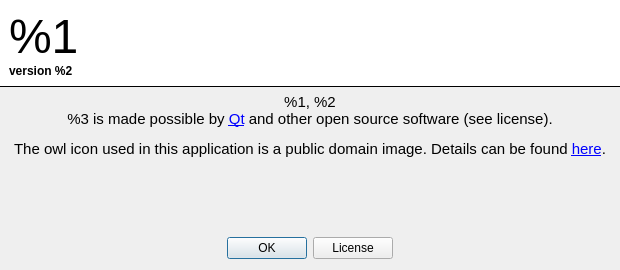
<?xml version="1.0" encoding="UTF-8"?>
<ui version="4.0">
 <class>AboutDialog</class>
 <widget class="QDialog" name="AboutDialog">
  <property name="geometry">
   <rect>
    <x>0</x>
    <y>0</y>
    <width>620</width>
    <height>270</height>
   </rect>
  </property>
  <property name="windowTitle">
   <string>About %1</string>
  </property>
  <layout class="QVBoxLayout" name="verticalLayout">
   <property name="leftMargin">
    <number>0</number>
   </property>
   <property name="topMargin">
    <number>0</number>
   </property>
   <property name="rightMargin">
    <number>0</number>
   </property>
   <item>
    <widget class="QWidget" name="widget" native="true">
     <property name="styleSheet">
      <string notr="true">background-color: rgb(255, 255, 255);
border-bottom: 1px solid #000;</string>
     </property>
     <layout class="QHBoxLayout" name="horizontalLayout">
      <item>
       <widget class="QLabel" name="labelApplication">
        <property name="styleSheet">
         <string notr="true">border: 0;</string>
        </property>
        <property name="text">
         <string>&lt;span style=&quot;font-size:36pt;&quot;&gt;%1&lt;/span&gt;&lt;br /&gt;
&lt;span style=&quot;font-size:9pt;&quot;&gt;&lt;b&gt;version %2&lt;/b&gt;&lt;/span&gt;</string>
        </property>
        <property name="alignment">
         <set>Qt::AlignLeading|Qt::AlignLeft|Qt::AlignTop</set>
        </property>
       </widget>
      </item>
      <item>
       <spacer name="horizontalSpacer">
        <property name="orientation">
         <enum>Qt::Horizontal</enum>
        </property>
        <property name="sizeHint" stdset="0">
         <size>
          <width>141</width>
          <height>20</height>
         </size>
        </property>
       </spacer>
      </item>
      <item>
       <widget class="QLabel" name="labelIcon">
        <property name="maximumSize">
         <size>
          <width>137</width>
          <height>134</height>
         </size>
        </property>
        <property name="styleSheet">
         <string notr="true">border: 0;</string>
        </property>
        <property name="pixmap">
         <pixmap resource="resources.qrc">:/main/res/app.svg</pixmap>
        </property>
        <property name="scaledContents">
         <bool>true</bool>
        </property>
       </widget>
      </item>
     </layout>
    </widget>
   </item>
   <item>
    <widget class="QLabel" name="labelInfo">
     <property name="text">
      <string>&lt;p align=&quot;center&quot; style=&quot;font-size:11pt;&quot;&gt;%1, %2&lt;br /&gt;%3 is made possible by &lt;a href=&quot;http://qt.nokia.com/&quot;&gt;Qt&lt;/a&gt; and other open source software (see license).&lt;/p&gt;
&lt;p align=&quot;center&quot; style=&quot;font-size:11pt;&quot;&gt;The owl icon used in this application is a public domain image. Details can be found &lt;a href=&quot;http://www.openclipart.org/detail/17566&quot;&gt;here&lt;/a&gt;.&lt;/p&gt;</string>
     </property>
     <property name="openExternalLinks">
      <bool>true</bool>
     </property>
    </widget>
   </item>
   <item>
    <spacer name="verticalSpacer">
     <property name="orientation">
      <enum>Qt::Vertical</enum>
     </property>
     <property name="sizeHint" stdset="0">
      <size>
       <width>20</width>
       <height>40</height>
      </size>
     </property>
    </spacer>
   </item>
   <item>
    <layout class="QHBoxLayout" name="horizontalLayout_2">
     <item>
      <spacer name="horizontalSpacer_2">
       <property name="orientation">
        <enum>Qt::Horizontal</enum>
       </property>
       <property name="sizeHint" stdset="0">
        <size>
         <width>40</width>
         <height>20</height>
        </size>
       </property>
      </spacer>
     </item>
     <item>
      <widget class="QPushButton" name="okPushButton">
       <property name="text">
        <string>OK</string>
       </property>
      </widget>
     </item>
     <item>
      <widget class="QPushButton" name="licensePushButton">
       <property name="text">
        <string>License</string>
       </property>
      </widget>
     </item>
     <item>
      <spacer name="horizontalSpacer_3">
       <property name="orientation">
        <enum>Qt::Horizontal</enum>
       </property>
       <property name="sizeHint" stdset="0">
        <size>
         <width>40</width>
         <height>20</height>
        </size>
       </property>
      </spacer>
     </item>
    </layout>
   </item>
  </layout>
 </widget>
 <tabstops>
  <tabstop>okPushButton</tabstop>
  <tabstop>licensePushButton</tabstop>
 </tabstops>
 <resources>
  <include location="resources.qrc"/>
 </resources>
 <connections>
  <connection>
   <sender>okPushButton</sender>
   <signal>clicked()</signal>
   <receiver>AboutDialog</receiver>
   <slot>accept()</slot>
   <hints>
    <hint type="sourcelabel">
     <x>270</x>
     <y>250</y>
    </hint>
    <hint type="destinationlabel">
     <x>266</x>
     <y>313</y>
    </hint>
   </hints>
  </connection>
  <connection>
   <sender>licensePushButton</sender>
   <signal>clicked()</signal>
   <receiver>AboutDialog</receiver>
   <slot>displayLicenseDialog()</slot>
   <hints>
    <hint type="sourcelabel">
     <x>350</x>
     <y>250</y>
    </hint>
    <hint type="destinationlabel">
     <x>347</x>
     <y>334</y>
    </hint>
   </hints>
  </connection>
 </connections>
 <slots>
  <slot>displayLicenseDialog()</slot>
 </slots>
</ui>
